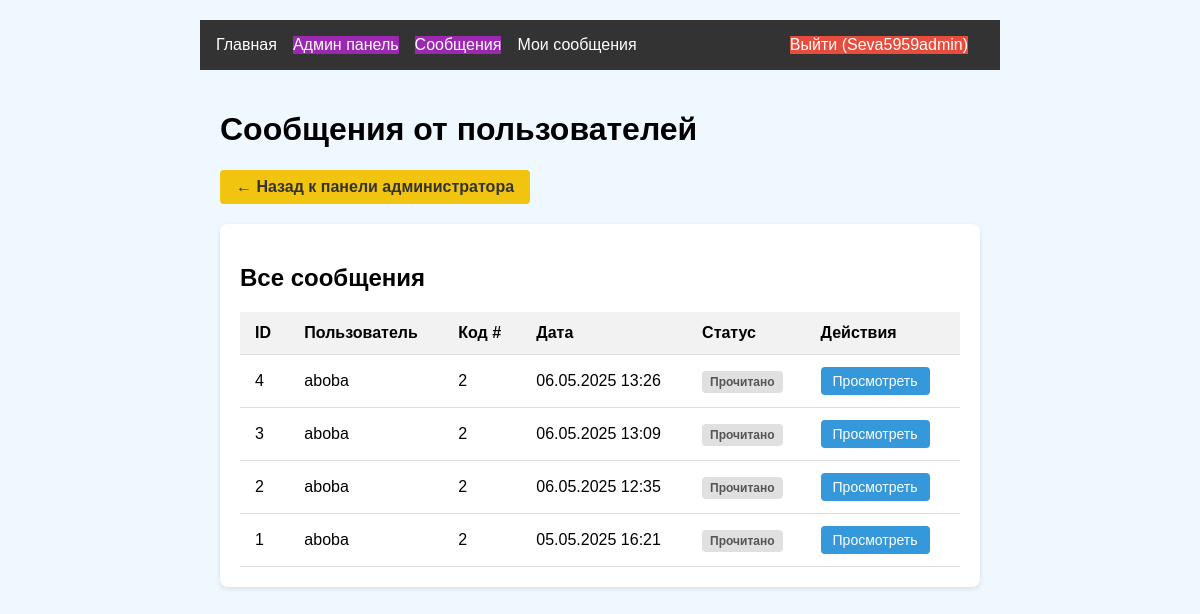
The app's page /admin/messages (signed in) with its own data.
### models.py (models this page shows, shortened)
class User(UserMixin, db.Model):
    id = db.Column(db.Integer, primary_key=True)
    username = db.Column(db.String(64), unique=True)
    password_hash = db.Column(db.String(128))
    is_admin = db.Column(db.Boolean, default=False)

class AdminMessage(db.Model):
    id = db.Column(db.Integer, primary_key=True)
    user_id = db.Column(db.Integer, db.ForeignKey('user.id'))
    admin_id = db.Column(db.Integer, db.ForeignKey('user.id'))  # ➕ Добавлено
    message = db.Column(db.Text)
    code_id = db.Column(db.Integer, db.ForeignKey('code_status.id'))
    created_at = db.Column(db.DateTime)
    read = db.Column(db.Boolean, default=False)
    user = db.relationship('User', foreign_keys=[user_id], backref=db.backref('admin_messages', lazy=True))
    admin = db.relationship('User', foreign_keys=[admin_id])  # ➕ Добавлено
    code = db.relationship('CodeStatus', backref=db.backref('messages', lazy=True))

class CodeStatus(db.Model):
    id = db.Column(db.Integer, primary_key=True)
    number = db.Column(db.Integer, unique=True)
    solved = db.Column(db.Boolean, default=False)

### app.py (the view)
@app.route('/admin/messages')
@login_required
def admin_messages():
    if not current_user.is_admin:
        abort(403)
    messages = AdminMessage.query.order_by(AdminMessage.created_at.desc()).all()
    return render_template('admin/messages.html', messages=messages)

### app.py (called while the page is built)
@login_manager.user_loader
def load_user(user_id):
    return User.query.get(int(user_id))

### templates/admin/messages.html (shortened to what this page needs)
{% extends "base.html" %}
{% block content %}
<div class="container admin-dashboard">
    <h1>Сообщения от пользователей</h1>
    <a href="{{ url_for('admin_dashboard') }}" class="back-btn">← Назад к панели администратора</a>
    <div class="admin-section">
        <h2>Все сообщения</h2>
        {% if messages %}
        <table class="admin-table">
            <thead>
                <tr>
                    <th>ID</th>
                    <th>Пользователь</th>
                    <th>Код #</th>
                    <th>Дата</th>
                    <th>Статус</th>
                    <th>Действия</th>
                </tr>
            </thead>
            <tbody>
                {% for message in messages %}
                <tr class="{{ 'unread' if not message.read }}">
                    <td>{{ message.id }}</td>
                    <td>{{ message.user.username }}</td>
                    <td>{{ message.code.number }}</td>
                    <td>{{ message.created_at.strftime('%d.%m.%Y %H:%M') }}</td>
                    <td>
                        {% if message.read %}
                        <span class="status read">Прочитано</span>
                        {% else %}
                        <span class="status unread">Новое</span>
                        {% endif %}
                    </td>
                    <td>
                        <a href="{{ url_for('view_message', message_id=message.id) }}" class="admin-btn">Просмотреть</a>
                    </td>
                </tr>
                {% endfor %}
            </tbody>
        </table>
        {% else %}
        <p class="no-data">Нет сообщений от пользователей</p>
        {% endif %}
    </div>
</div>
{% endblock %}

### templates/base.html (shortened to what this page needs)
<!DOCTYPE html>
<html lang="ru">
<head>
    <link rel="stylesheet" href="{{ url_for('static', filename='css/style.css') }}">
</head>
<body>
    <header>
        <nav>
            {% if current_user.is_authenticated %}
                <div class="nav-left">
                    <a href="{{ url_for('main_index') }}" class="nav-link">Главная</a>
                    <a href="{{ url_for('admin_dashboard') }}" class="nav-link {{ 'admin-link' if current_user.is_admin else 'disabled-link' }}">
                        Админ панель
                    </a>
                    {% if current_user.is_admin %}
                    <a href="{{ url_for('admin_messages') }}" class="nav-link admin-link">
                        Сообщения
                    </a>
                    {% endif %}
                    <a href="{{ url_for('user_messages') }}" class="nav-link">
                        Мои сообщения
                    </a>
                </div>
                <div class="nav-right">
                    <a href="{{ url_for('logout') }}" class="nav-link logout-btn">Выйти ({{ current_user.username }})</a>
                </div>
            {% else %}
                <div class="nav-left">
                    <a href="{{ url_for('login') }}" class="nav-link">Войти</a>
                    <a href="{{ url_for('register') }}" class="nav-link">Регистрация</a>
                </div>
            {% endif %}
        </nav>
    </header>
    <main>
        {% block content %}{% endblock %}
    </main>
</body>
</html>

### static/css/style.css (style rules this page uses)
body { font-family: Arial, sans-serif; max-width: 800px; margin: 0 auto; padding: 20px; background: #f0f8ff; }
nav { display: flex; background: #333; padding: 1rem; }
nav a { color: white; margin-right: 1rem; text-decoration: none; }
.nav-right { margin-left: auto; }
.admin-dashboard { max-width: 1200px; margin: 0 auto; padding: 20px; }
.admin-section { background: #fff; border-radius: 8px; padding: 20px; margin-bottom: 30px; box-shadow: 0 2px 10px rgba(0, 0, 0, 0.1); }
.admin-table { width: 100%; border-collapse: collapse; margin-top: 15px; }
.admin-table th, .admin-table td { padding: 12px 15px; text-align: left; border-bottom: 1px solid #eee; }
.admin-table th { background-color: #f8f9fa; font-weight: 600; }
.admin-btn { display: inline-block; padding: 6px 12px; background-color: #007bff; color: #fff; border-radius: 4px; text-decoration: none; margin-right: 5px; font-size: 14px; }
.back-btn { display: inline-block; margin-bottom: 20px; padding: 8px 16px; background-color: #6c757d; color: #fff; border-radius: 4px; text-decoration: none; }
.admin-link { background-color: #9c27b0; color: white !important; }
.nav-left, .nav-right { display: flex; align-items: center; }
.nav-left { margin-right: auto; }
.logout-btn { background-color: #e74c3c !important; color: white !important; transition: background-color 0.3s; }
.admin-section { background-color: white; border-radius: 8px; padding: 20px; margin-bottom: 20px; box-shadow: 0 2px 5px rgba(0, 0, 0, 0.1); }
.admin-table th, .admin-table td { padding: 12px 15px; text-align: left; border-bottom: 1px solid #ddd; }
.admin-table th { background-color: #f2f2f2; font-weight: bold; }
.status { padding: 4px 8px; border-radius: 4px; font-size: 12px; font-weight: bold; }
.status.read { background-color: #e0e0e0; color: #555; }
.admin-btn { display: inline-block; padding: 6px 12px; background-color: #3498db; color: white; border-radius: 4px; text-decoration: none; font-size: 14px; transition: background-color 0.3s; }
.back-btn { display: inline-block; padding: 8px 16px; background-color: #f1c40f; color: #333; border-radius: 4px; text-decoration: none; margin-bottom: 20px; font-weight: bold; }

### records on screen
User: username "Seva5959admin"
AdminMessage: id "4", user.username "aboba", code.number "2", created_at "06.05.2025 13:26", read "Прочитано"
AdminMessage: id "3", user.username "aboba", code.number "2", created_at "06.05.2025 13:09", read "Прочитано"
AdminMessage: id "2", user.username "aboba", code.number "2", created_at "06.05.2025 12:35", read "Прочитано"
AdminMessage: id "1", user.username "aboba", code.number "2", created_at "05.05.2025 16:21", read "Прочитано"
